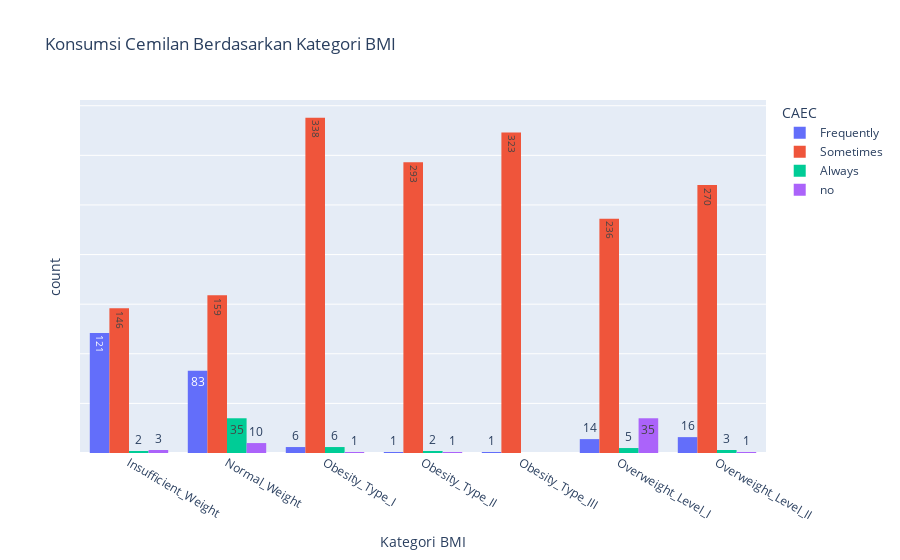

This figure's notebook cell:
### Code cell
# membuat histogram grup berdasarkan kategori obesitas dan kecenderungan makan cemilan
fig = px.histogram(df_sorted, x='NObeyesdad', y='CAEC',
                   labels={'count':'Jumlah', 'NObeyesdad': 'Kategori BMI'},
                   title="Konsumsi Cemilan Berdasarkan Kategori BMI",
                   color= 'CAEC', barmode='group', histfunc='count', text_auto=True)

fig.update_layout(yaxis_tickformat='', yaxis_showticklabels=False)

### Figure 1 — Plotly figure (JSON) as saved in the notebook; plotly's stock layout.template omitted (floating-point values rounded to 4 significant figures; data arrays with more than 128 entries replaced by an {"elided": "..."} marker saying what was removed)
{"data": [{"alignmentgroup": "True", "bingroup": "x", "histfunc": "count", "hovertemplate": "CAEC=Frequently<br>Kategori BMI=%{x}<br>count=%{y}<extra></extra>", "legendgroup": "Frequently", "marker": {"color": "#636efa", "pattern": {"shape": ""}}, "name": "Frequently", "offsetgroup": "Frequently", "orientation": "v", "showlegend": true, "texttemplate": "%{value}", "type": "histogram", "x": {"elided": "242 str values"}, "xaxis": "x", "y": {"elided": "242 str values"}, "yaxis": "y"}, {"alignmentgroup": "True", "bingroup": "x", "histfunc": "count", "hovertemplate": "CAEC=Sometimes<br>Kategori BMI=%{x}<br>count=%{y}<extra></extra>", "legendgroup": "Sometimes", "marker": {"color": "#EF553B", "pattern": {"shape": ""}}, "name": "Sometimes", "offsetgroup": "Sometimes", "orientation": "v", "showlegend": true, "texttemplate": "%{value}", "type": "histogram", "x": {"elided": "1765 str values"}, "xaxis": "x", "y": {"elided": "1765 str values"}, "yaxis": "y"}, {"alignmentgroup": "True", "bingroup": "x", "histfunc": "count", "hovertemplate": "CAEC=Always<br>Kategori BMI=%{x}<br>count=%{y}<extra></extra>", "legendgroup": "Always", "marker": {"color": "#00cc96", "pattern": {"shape": ""}}, "name": "Always", "offsetgroup": "Always", "orientation": "v", "showlegend": true, "texttemplate": "%{value}", "type": "histogram", "x": ["Insufficient_Weight", "Insufficient_Weight", "Normal_Weight", "Normal_Weight", "Normal_Weight", "Normal_Weight", "Normal_Weight", "Normal_Weight", "Normal_Weight", "Normal_Weight", "Normal_Weight", "Normal_Weight", "Normal_Weight", "Normal_Weight", "Normal_Weight", "Normal_Weight", "Normal_Weight", "Normal_Weight", "Normal_Weight", "Normal_Weight", "Normal_Weight", "Normal_Weight", "Normal_Weight", "Normal_Weight", "Normal_Weight", "Normal_Weight", "Normal_Weight", "Normal_Weight", "Normal_Weight", "Normal_Weight", "Normal_Weight", "Normal_Weight", "Normal_Weight", "Normal_Weight", "Normal_Weight", "Normal_Weight", "Normal_Weight", "Obesity_Type_I", "Obesity_Type_I", "Obesity_Type_I", "Obesity_Type_I", "Obesity_Type_I", "Obesity_Type_I", "Obesity_Type_II", "Obesity_Type_II", "Overweight_Level_I", "Overweight_Level_I", "Overweight_Level_I", "Overweight_Level_I", "Overweight_Level_I", "Overweight_Level_II", "Overweight_Level_II", "Overweight_Level_II"], "xaxis": "x", "y": ["Always", "Always", "Always", "Always", "Always", "Always", "Always", "Always", "Always", "Always", "Always", "Always", "Always", "Always", "Always", "Always", "Always", "Always", "Always", "Always", "Always", "Always", "Always", "Always", "Always", "Always", "Always", "Always", "Always", "Always", "Always", "Always", "Always", "Always", "Always", "Always", "Always", "Always", "Always", "Always", "Always", "Always", "Always", "Always", "Always", "Always", "Always", "Always", "Always", "Always", "Always", "Always", "Always"], "yaxis": "y"}, {"alignmentgroup": "True", "bingroup": "x", "histfunc": "count", "hovertemplate": "CAEC=no<br>Kategori BMI=%{x}<br>count=%{y}<extra></extra>", "legendgroup": "no", "marker": {"color": "#ab63fa", "pattern": {"shape": ""}}, "name": "no", "offsetgroup": "no", "orientation": "v", "showlegend": true, "texttemplate": "%{value}", "type": "histogram", "x": ["Insufficient_Weight", "Insufficient_Weight", "Insufficient_Weight", "Normal_Weight", "Normal_Weight", "Normal_Weight", "Normal_Weight", "Normal_Weight", "Normal_Weight", "Normal_Weight", "Normal_Weight", "Normal_Weight", "Normal_Weight", "Obesity_Type_I", "Obesity_Type_II", "Overweight_Level_I", "Overweight_Level_I", "Overweight_Level_I", "Overweight_Level_I", "Overweight_Level_I", "Overweight_Level_I", "Overweight_Level_I", "Overweight_Level_I", "Overweight_Level_I", "Overweight_Level_I", "Overweight_Level_I", "Overweight_Level_I", "Overweight_Level_I", "Overweight_Level_I", "Overweight_Level_I", "Overweight_Level_I", "Overweight_Level_I", "Overweight_Level_I", "Overweight_Level_I", "Overweight_Level_I", "Overweight_Level_I", "Overweight_Level_I", "Overweight_Level_I", "Overweight_Level_I", "Overweight_Level_I", "Overweight_Level_I", "Overweight_Level_I", "Overweight_Level_I", "Overweight_Level_I", "Overweight_Level_I", "Overweight_Level_I", "Overweight_Level_I", "Overweight_Level_I", "Overweight_Level_I", "Overweight_Level_I", "Overweight_Level_II"], "xaxis": "x", "y": ["no", "no", "no", "no", "no", "no", "no", "no", "no", "no", "no", "no", "no", "no", "no", "no", "no", "no", "no", "no", "no", "no", "no", "no", "no", "no", "no", "no", "no", "no", "no", "no", "no", "no", "no", "no", "no", "no", "no", "no", "no", "no", "no", "no", "no", "no", "no", "no", "no", "no", "no"], "yaxis": "y"}], "layout": {"barmode": "group", "legend": {"title": {"text": "CAEC"}, "tracegroupgap": 0}, "title": {"text": "Konsumsi Cemilan Berdasarkan Kategori BMI"}, "xaxis": {"anchor": "y", "domain": [0, 1], "title": {"text": "Kategori BMI"}}, "yaxis": {"anchor": "x", "categoryarray": ["no", "Always", "Sometimes", "Frequently"], "categoryorder": "array", "domain": [0, 1], "showticklabels": false, "tickformat": "", "title": {"text": "count"}}}}
